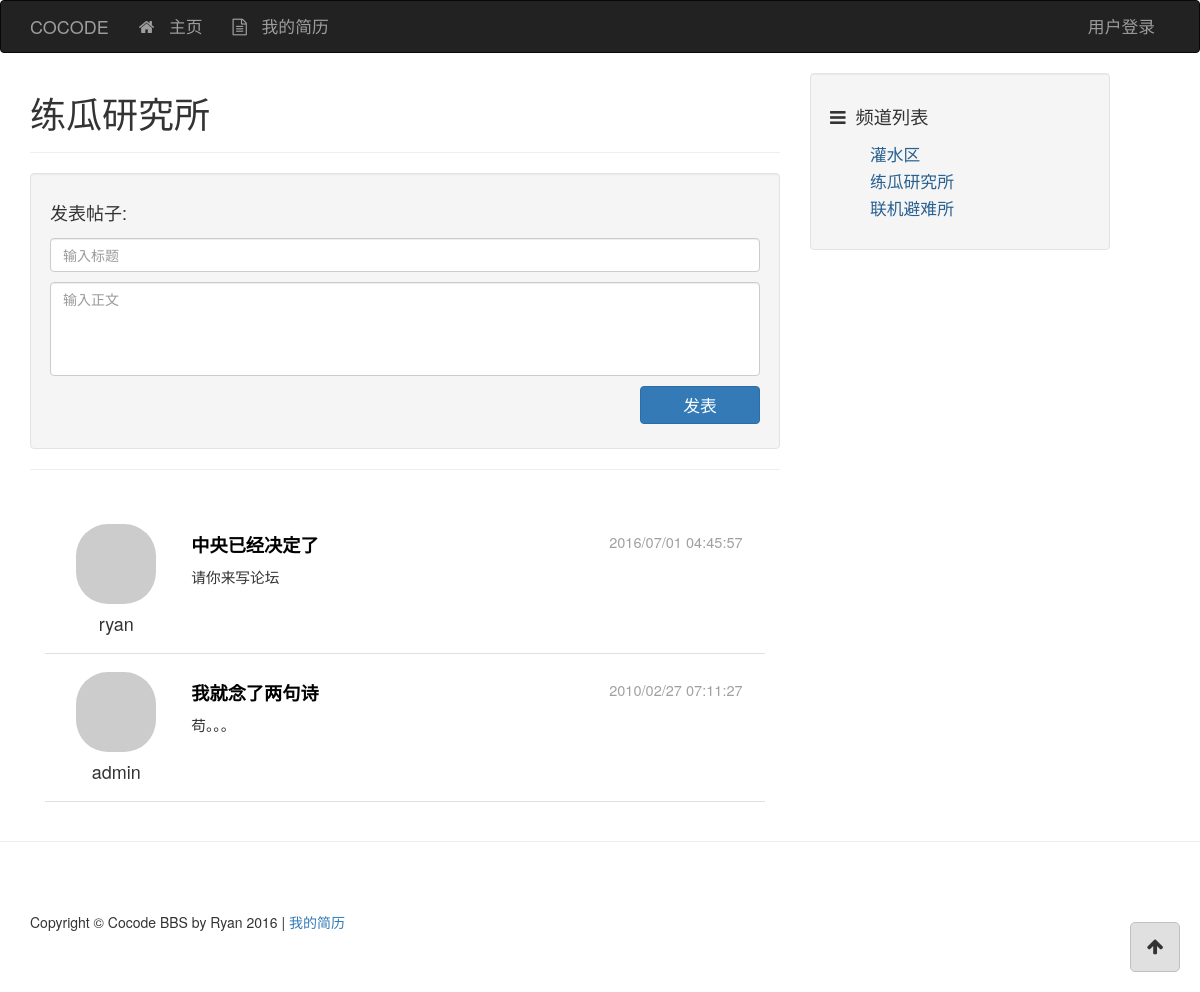
Page /channel/2 on the committed database.
### app/models/channel.py (models this page shows, shortened)
class Channel(db.Model, Model):
    __tablename__ = 'channels'
    id = db.Column(db.Integer, primary_key=True)
    name = db.Column(db.String(), default=ChannelPermission.NORMAL)
    permission = db.Column(db.Integer)
    created_time = db.Column(db.Integer, default=0)
    posts = db.relationship('Post', backref='channel')
    @staticmethod
    def channel_by_id(id):
        return Channel.query.get_or_404(id)
    @staticmethod
    def posts_sorted_by_time(posts, reverse=True):
        posts.sort(key=lambda p: p.created_time, reverse=reverse)
        return posts

### app/models/post.py (models this page shows, shortened)
class Post(db.Model, Model):
    __tablename__ = 'posts'
    id = db.Column(db.Integer, primary_key=True)
    title = db.Column(db.String())
    content = db.Column(db.String())
    created_time = db.Column(db.Integer, default=0)
    channel_id = db.Column(db.Integer, db.ForeignKey('channels.id'))
    user_id = db.Column(db.Integer, db.ForeignKey('users.id'))
    comments = db.relationship('Comment', backref='post')

### app/models/user.py (models this page shows, shortened)
class User(db.Model, Model):
    __tablename__ = 'users'
    id = db.Column(db.Integer, primary_key=True)
    username = db.Column(db.String(), unique=True)
    password_hash = db.Column(db.String())
    email = db.Column(db.String(), unique=True)
    avatar_hash = db.Column(db.String())
    created_time = db.Column(db.Integer, default=0)
    role_id = db.Column(db.Integer, db.ForeignKey('roles.id'))
    posts = db.relationship('Post', backref='author')
    comments = db.relationship('Comment', backref='author')
    @property
    def password(self):
        raise AttributeError('password is not readable')
    def gravatar(self, size=100, default='identicon', rating='g'):
        from flask import request
        gravatar_url = 'secure.gravatar.com/avatar'
        if request.is_secure:
            url = 'https://' + gravatar_url
        else:
            url = 'http://' + gravatar_url
        hash = self.avatar_hash or md5(self.email.encode('utf-8')).hexdigest()
        return '{url}/{hash}?s={size}&d={default}&r={rating}'.format(url=url,
                                                                     hash=hash,
                                                                     size=size,
                                                                     default=default,
                                                                     rating=rating)

### app/controllers/views.py (the view)
@controllers.route('/channel/<int:id>')
@channel_permission_required
def channel_view(id):
    channel = Channel.channel_by_id(id)
    posts = channel.posts
    d = dict(
        posts=posts,
        channel=channel
    )
    return render_template('channel.html', **d)

### app/context_processers.py (called while the page is built)
@app.context_processor
def current_user_processor():
    user = current_user()
    return dict(current_user=user)

@app.context_processor
def channel_processor():
    channels = Channel.query.all()
    permissions = {
        'NORMAL': ChannelPermission.NORMAL,
        'ADMIN': ChannelPermission.ADMIN,
    }
    dic = {
        'channels': channels,
        'channel_permissions': permissions,
    }
    return dict(**dic)

@app.context_processor
def class_processor():
    return dict(Channel=Channel)

@app.context_processor
def user_processor():
    user_count = User.query.count()
    new_user = User.query.order_by(User.created_time.desc()).first()
    return dict(new_user=new_user,
                user_count=user_count)

@app.context_processor
def post_processor():
    post_count = Post.query.count()
    return dict(post_count=post_count)

@app.context_processor
def comment_processor():
    comment_count = Comment.query.count()
    return dict(comment_count=comment_count)

### app/filters.py (called while the page is built)
@app.template_filter('format_time')
def format_time(timestamp):
    format = '%Y/%m/%d %H:%M:%S'
    t = time.localtime(timestamp)
    ft = time.strftime(format, t)
    return ft

### app/models/user.py (called while the page is built)
def current_user():
    id = session.get('user_id', None)
    user = None
    if id is not None:
        user = User.user_by_id(id)
    return user

### app/templates/channel.html (shortened to what this page needs)
{% extends "base.html" %}
{% block page_content %}
 <h1>{{ channel.name }}</h1>
 <hr>
<div class="well">
    <h4>发表帖子:</h4>
    <div class="post-form">
        <div class="post-form-item"><input id="id-text-title" class="form-control" placeholder="输入标题"></div>
        <div class="post-form-item"><textarea id="id-text-content" class="form-control" rows="4" placeholder="输入正文"></textarea></div>
        <div class="post-form-item"><button type="button" id="id-button-post-add" class="btn btn-primary">发表</button></div>
    </div>
</div>
<hr>
{% include "_posts.html" %}
{% endblock %}

### app/templates/base.html (shortened to what this page needs)
<!DOCTYPE html>
<html lang="en">
{% block head %}
<head>
    <link href="../static/css/base-styles.css" rel="stylesheet">
    <link href="../static/css/bootstrap.min.css" rel="stylesheet">
    <link href="../static/css/font-awesome.min.css" rel="stylesheet">
</head>
{% endblock %}
<body>
{% block navbar %}
<div class="header">
    <div class="navbar navbar-inverse" role="navigation">
        <div class="container">
            <div class="navbar-header">
            <div class="navbar-brand" href="/">COCODE</div>
            </div>
            <div class="navbar-collapse collapse">
                <ul class="nav navbar-nav">
                    <li><a href="/"><div class="fa fa-home"></div> 主页</a></li>
                    <li><a href="#" class="a-resume"><div class="fa fa-file-text-o"></div> 我的简历</a></li>
                </ul>
                <ul class="nav navbar-nav navbar-right">
                    {% if current_user is not none %}
                    <li><a href="#" class="dropdown-toggle" data-toggle="dropdown">
                        {{ current_user.username }}<b class="caret"></b>
                    </a>
                        <ul class="dropdown-menu">
                            <li><a href="#"><div class="fa fa-user"></div> 用户资料</a></li>
                            <li role="separator" class="divider"></li>
                            <li><a href="/accounts/logout"><div class="fa fa-power-off"></div> 登出用户</a></li>
                        </ul>
                    </li>
                    {% else %}
                    <li><a href="/accounts">用户登录</a></li>
                    {% endif %}
                </ul>
            </div>
        </div>
    </div>
</div>
{% endblock %}
{% block content %}
<div class="container">
    <div class="row">
        {% block content_body %}
        <div class="col-lg-8">
            {% block page_content %}
            {% endblock %}
        </div>
        <div class="col-md-4">
            {% block side_content %}
            <div class="side-content">
                <div class="well">
                    <div class="channel-title"><div class="fa fa-bars"></div>频道列表</div>
                    <div class="row">
                        <div class="col-lg-12">
                            <ul class="channel-list">
                                {% for c in channels %}
                                {% if c.permission == channel_permissions['NORMAL'] %}
                                <li><a href="/channel/{{ c.id }}">{{ c.name }}</a></li>
                                {% endif %}
                                {% endfor %}
                            </ul>
                        </div>
                    </div>
                </div>
            </div>
            {% endblock %}
        </div>
        {% endblock %}
    </div>
</div>
{% endblock %}
{% block to_top %}
<div class="container">
    <a href="#top">
        <div class="back-to-top">
        <div class="fa fa-arrow-up"></div>
        </div>
    </a>
</div>
{% endblock %}
{% block footer %}
<hr>
<div class="container">
    <footer>
    <div class="row">
        <div class="col-lg-12">
            <p>Copyright &copy; Cocode BBS by Ryan 2016 | <a href="#" class="a-resume">我的简历</a></p>
        </div>
    </div>
    </footer>
</div>
{% endblock %}
</body>
</html>

### app/templates/_posts.html (shortened to what this page needs)
<div class="post-list" id="id-div-post-list">
    {% for post in Channel.posts_sorted_by_time(posts) %}
    <div class="post-item" id="id-post-item-{{ post.id }}">
        <div class="post-author col-md-2">
            <a href="#">
                <img class="media-object round-portrait-64" src="{{ post.author.gravatar(size=64) }}">
            </a>
            <h4 class="media-heading">{{ post.author.username }}</h4>
        </div>
        <div class="post-body col-md-10">
            <div class="post-title"><a href="{{ url_for('controllers.post_view', id=post.id) }}">{{ post.title }}</a>
                <div class="post-date">{{ post.created_time | format_time }}</div>
            </div>
            <div class="post-content" id="id-post-content-{{ post.id }}">
                {{ post.content }}
            </div>
        </div>
    </div>
    {% endfor %}
</div>

### app/static/css/base-styles.css (style rules this page uses)
.header .navbar { font-size: 120%; }
.fa { margin-right: 10px; }
.side-content { position: fixed; width: 25%; }
.back-to-top { float: right; width: 50px; height: 50px; font-size: large; text-align: center; position: fixed; bottom: 20px; right: 20px; padding: 10px; border-radius: 5px; border: 1px solid #c0c0c0; background-color: #e0e0e0; }
.container > a { text-decoration: none; color: inherit; }
.back-to-top .fa { margin-right: 0; }
.channel-title { font-size: 130%; padding: 10px 0 10px; }
ul.channel-list li { font-size: 120%; list-style-type: none; margin: 3px 0 3px; }
ul.channel-list li > a { text-decoration: none; color: rgb(40, 96, 144); }
footer { margin: 50px 0; }
.post-form { display: flex; flex-direction: column; }
.post-form .post-form-item { margin: 5px 0 5px; }
.post-form .post-form-item > textarea { resize: none; }
.post-form .post-form-item > button { align-self: flex-start; width: 120px; font-size: 120%; float: right; }
.post-list { padding: 2%; }
.post-list .post-item { padding: 2%; margin: 4px 0 4px; border-bottom: 1px solid #e0e0e0; display: flex; flex-direction: row; }
.post-list .post-item .post-author { display: flex; flex-direction: column; align-items: center; }
.post-list .post-item .post-author h4 { margin-top: 10px; }
.post-list .post-item .post-title .post-date { font-size: 80%; font-weight: normal; float: right; color: #a0a0a0; }
.post-list .post-item .post-body { padding: 8px; margin-left: 10px; }
.post-list .post-item .post-body .post-title { font-size: 130%; font-weight: bold; margin-bottom: 8px; }
.post-list .post-item .post-body .post-title a { text-decoration: none; color: black; }
.post-list .post-item .post-body .post-content { font-size: 105%; }
img.round-portrait-64 { border-radius: 32px; }

### rows in the picture
Channel: name "练瓜研究所"
Post: author.username "ryan", title "中央已经决定了", created_time "2016/07/01 04:45:57", content "请你来写论坛"
Post: author.username "admin", title "我就念了两句诗", created_time "2010/02/27 07:11:27", content "苟。。。"
Channel: name "灌水区"
Channel: name "联机避难所"
